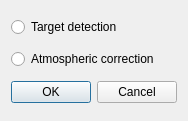
<?xml version="1.0" encoding="UTF-8"?>
<ui version="4.0">
 <class>Hypso1DataAnalysisDialogBase</class>
 <widget class="QDialog" name="Hypso1DataAnalysisDialogBase">
  <property name="geometry">
   <rect>
    <x>0</x>
    <y>0</y>
    <width>187</width>
    <height>121</height>
   </rect>
  </property>
  <property name="windowTitle">
   <string>Hypso-1 Data Analysis</string>
  </property>
  <layout class="QGridLayout" name="gridLayout">
   <item row="0" column="0">
    <widget class="QRadioButton" name="do_target_detection">
     <property name="text">
      <string>Target detection</string>
     </property>
    </widget>
   </item>
   <item row="1" column="0">
    <widget class="QRadioButton" name="do_atmospheric_correction">
     <property name="text">
      <string>Atmospheric correction</string>
     </property>
    </widget>
   </item>
   <item row="2" column="0">
    <widget class="QDialogButtonBox" name="button_box">
     <property name="orientation">
      <enum>Qt::Horizontal</enum>
     </property>
     <property name="standardButtons">
      <set>QDialogButtonBox::Cancel|QDialogButtonBox::Ok</set>
     </property>
    </widget>
   </item>
  </layout>
 </widget>
 <resources/>
 <connections>
  <connection>
   <sender>button_box</sender>
   <signal>accepted()</signal>
   <receiver>Hypso1DataAnalysisDialogBase</receiver>
   <slot>accept()</slot>
   <hints>
    <hint type="sourcelabel">
     <x>20</x>
     <y>20</y>
    </hint>
    <hint type="destinationlabel">
     <x>20</x>
     <y>20</y>
    </hint>
   </hints>
  </connection>
  <connection>
   <sender>button_box</sender>
   <signal>rejected()</signal>
   <receiver>Hypso1DataAnalysisDialogBase</receiver>
   <slot>reject()</slot>
   <hints>
    <hint type="sourcelabel">
     <x>20</x>
     <y>20</y>
    </hint>
    <hint type="destinationlabel">
     <x>20</x>
     <y>20</y>
    </hint>
   </hints>
  </connection>
 </connections>
</ui>
